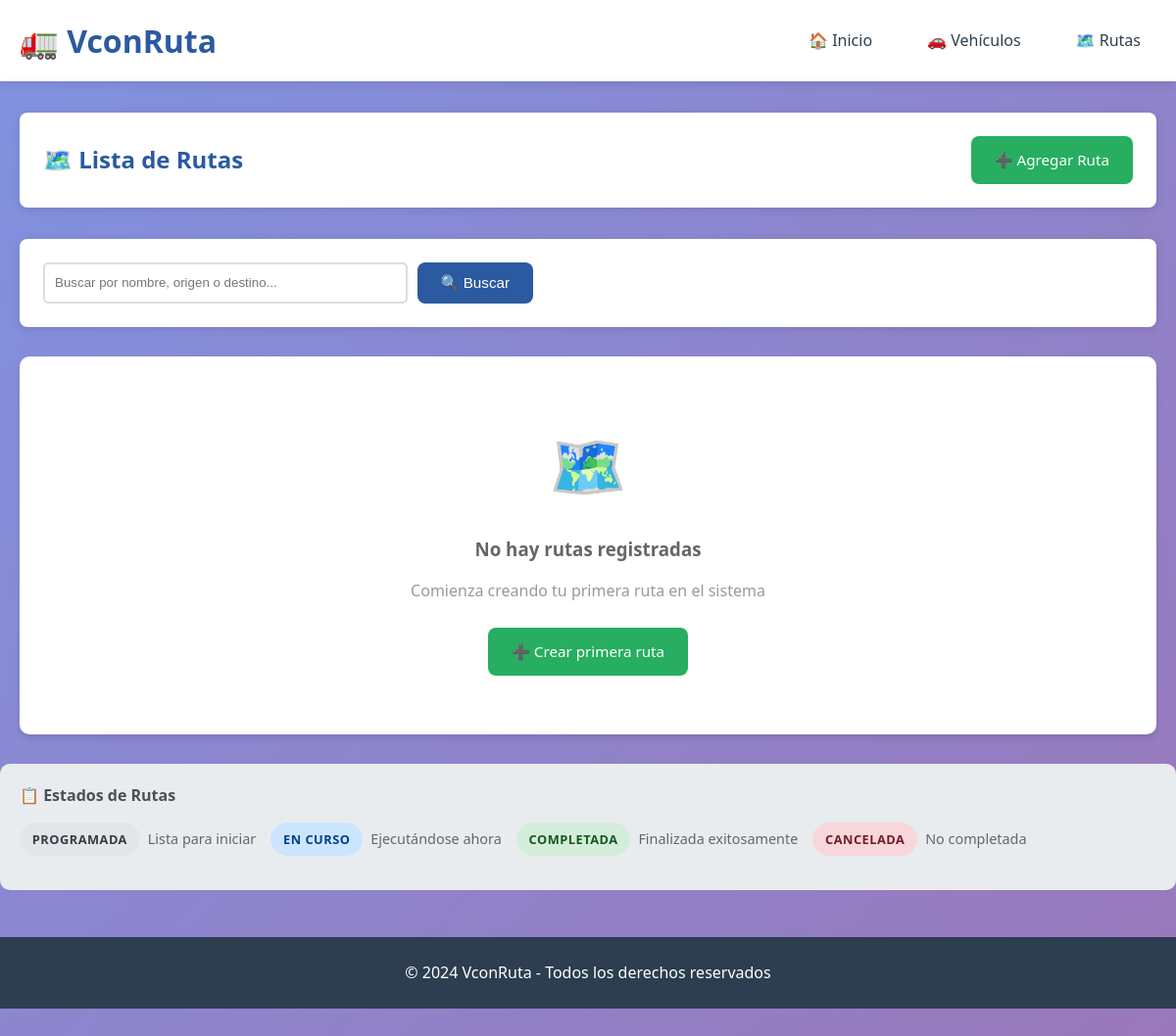
The page /rutas on the database as committed earlier.
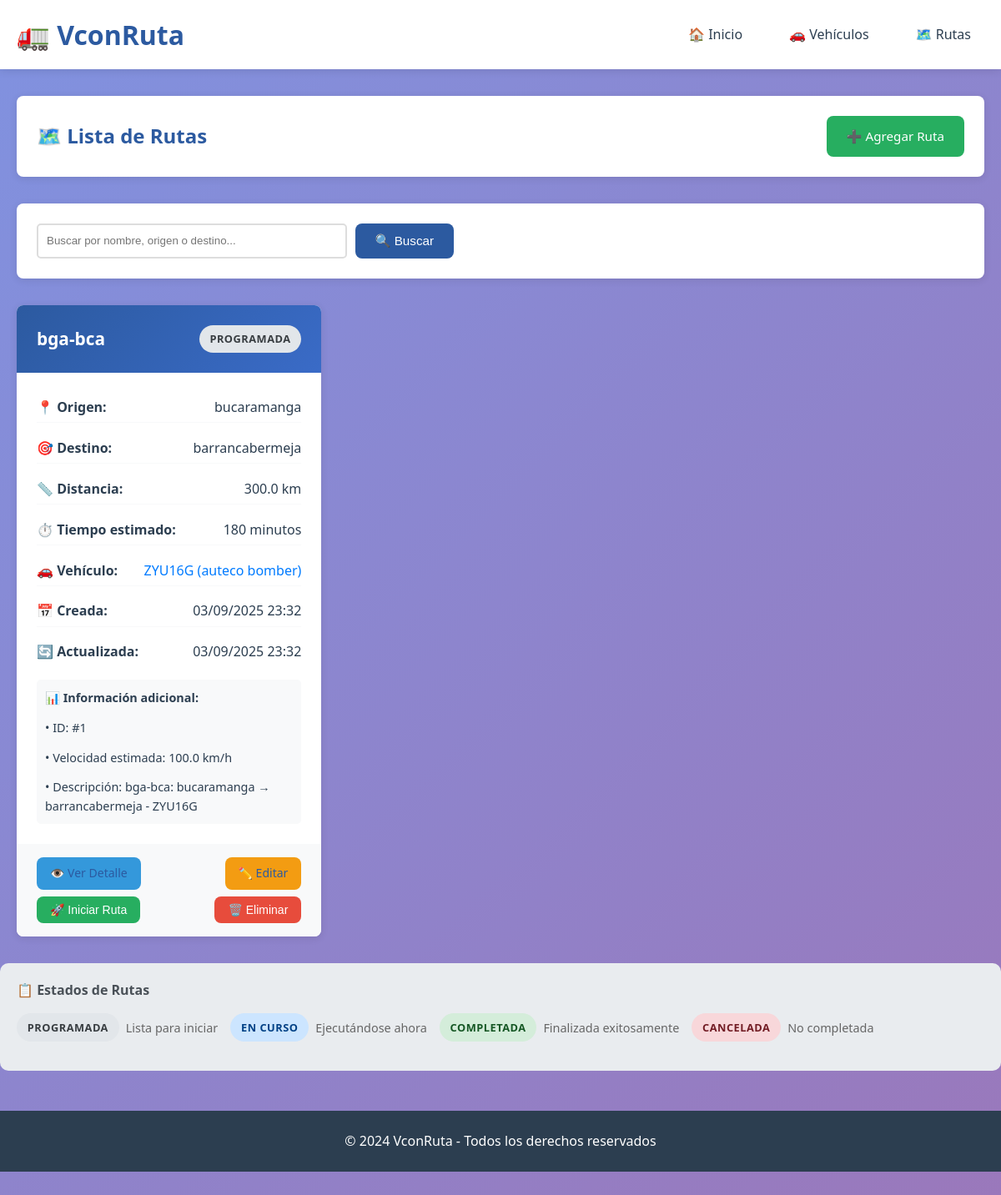
The same page on the database as committed later.
### models.py (models this page shows, shortened)
class Ruta(db.Model):
    __tablename__ = 'rutas'
    id = db.Column(db.Integer, primary_key=True)
    nombre = db.Column(db.String(100), nullable=False)
    origen = db.Column(db.String(100), nullable=False, index=True)
    destino = db.Column(db.String(100), nullable=False, index=True)
    distancia = db.Column(db.Float, nullable=False)
    tiempo_estimado = db.Column(db.Integer, nullable=False)  # en minutos
    vehiculo_id = db.Column(db.Integer, db.ForeignKey('vehiculos.id'), nullable=True, index=True)
    estado = db.Column(db.String(20), default='Programada', index=True)
    fecha_creacion = db.Column(db.DateTime, default=datetime.utcnow)
    fecha_actualizacion = db.Column(db.DateTime, default=datetime.utcnow, onupdate=datetime.utcnow)
    fecha_inicio = db.Column(db.DateTime, nullable=True)
    fecha_fin = db.Column(db.DateTime, nullable=True)
    @property
    def descripcion_completa(self):
        vehiculo_info = f" - {self.vehiculo_asignado.placa}" if self.vehiculo_asignado else ""
        return f"{self.nombre}: {self.origen} → {self.destino}{vehiculo_info}"

class Vehiculo(db.Model):
    __tablename__ = 'vehiculos'
    id = db.Column(db.Integer, primary_key=True)
    placa = db.Column(db.String(20), nullable=False, unique=True, index=True)
    marca = db.Column(db.String(50), nullable=False, index=True)
    modelo = db.Column(db.String(50), nullable=False)
    anio = db.Column(db.Integer, nullable=False)
    capacidad = db.Column(db.Integer, nullable=False)
    estado = db.Column(db.String(20), default='Disponible', index=True)
    fecha_registro = db.Column(db.DateTime, default=datetime.utcnow)
    fecha_actualizacion = db.Column(db.DateTime, default=datetime.utcnow, onupdate=datetime.utcnow)
    rutas = db.relationship('Ruta', backref='vehiculo_asignado', lazy=True, cascade='all, delete-orphan')

### app.py (the view)
@app.route('/rutas')
def listar_rutas():
    try:
        page = request.args.get('page', 1, type=int)
        search = request.args.get('search', '')
        query = Ruta.query
        if search:
            query = query.filter(
                (Ruta.nombre.contains(search)) |
                (Ruta.origen.contains(search)) |
                (Ruta.destino.contains(search))
            )
        rutas = query.paginate(
            page=page, per_page=10, error_out=False
        )
        return render_template('rutas.html',
                             rutas=rutas, search=search)
    except Exception as e:
        logger.error(f"Error listando rutas: {e}")
        flash('Error cargando rutas', 'error')
        return redirect(url_for('index'))

### templates/rutas.html (shortened to what the changed rows need)
{% extends 'base.html' %}
{% block content %}
<div class="lista-container">
    <div class="lista-header">
        <h2>🗺️ Lista de Rutas</h2>
    </div>
    {% if rutas.items %}
        <div class="cards-grid">
            {% for ruta in rutas.items %}
                <div class="card">
                    <div class="card-header">
                        <h3>{{ ruta.nombre }}</h3>
                        <span class="status-badge status-{{ ruta.estado.lower().replace(' ', '-') }}">
                            {{ ruta.estado }}
                        </span>
                    </div>
                    <div class="card-body">
                        <div class="route-info">
                            <p><strong>📍 Origen:</strong> {{ ruta.origen }}</p>
                            <p><strong>🎯 Destino:</strong> {{ ruta.destino }}</p>
                            <p><strong>📏 Distancia:</strong> {{ ruta.distancia }} km</p>
                            <p><strong>⏱️ Tiempo estimado:</strong> {{ ruta.tiempo_estimado }} minutos</p>
                            {% if ruta.vehiculo_asignado %}
                                <p><strong>🚗 Vehículo:</strong>
                                   <a href="{{ url_for('detalle_vehiculo', id=ruta.vehiculo_asignado.id) }}"
                                      style="color: #007bff; text-decoration: none;">
                                      {{ ruta.vehiculo_asignado.placa }} ({{ ruta.vehiculo_asignado.marca }} {{ ruta.vehiculo_asignado.modelo }})
                                   </a>
                                </p>
                            {% else %}
                                <p><strong>🚗 Vehículo:</strong> <span style="color: #999;">Sin asignar</span></p>
                            {% endif %}
                            <p><strong>📅 Creada:</strong> {{ ruta.fecha_creacion.strftime('%d/%m/%Y %H:%M') }}</p>
                            {% if ruta.fecha_actualizacion != ruta.fecha_creacion %}
                                <p><strong>🔄 Actualizada:</strong> {{ ruta.fecha_actualizacion.strftime('%d/%m/%Y %H:%M') }}</p>
                            {% endif %}
                        </div>
                        <div style="margin-top: 15px; padding: 10px; background: #f8f9fa; border-radius: 5px; font-size: 0.9rem;">
                            <p><strong>📊 Información adicional:</strong></p>
                            <p>• ID: #{{ ruta.id }}</p>
                            {% if ruta.tiempo_estimado > 0 %}
                                <p>• Velocidad estimada: {{ "%.1f"|format(ruta.distancia / (ruta.tiempo_estimado / 60)) }} km/h</p>
                            {% endif %}
                            <p>• Descripción: {{ ruta.descripcion_completa }}</p>
                        </div>
                    </div>
                    <div class="card-actions">
                        <a href="{{ url_for('detalle_ruta', id=ruta.id) }}"
                           class="btn btn-info btn-sm">👁️ Ver Detalle</a>
                        <a href="{{ url_for('editar_ruta', id=ruta.id) }}"
                           class="btn btn-warning btn-sm">✏️ Editar</a>
                        {% if ruta.estado == 'Programada' %}
                            <button data-ruta-id="{{ ruta.id }}" class="btn btn-success btn-sm btn-iniciar-ruta">
                                🚀 Iniciar Ruta
                            </button>
                        {% endif %}
                        <form method="POST"
                              action="{{ url_for('eliminar_ruta', id=ruta.id) }}"
                              style="display: inline;"
                              onsubmit="return confirm('¿Está seguro de eliminar la ruta {{ ruta.nombre }}?\\n\\nEsta acción no se puede deshacer.');">
                            <button type="submit" class="btn btn-danger btn-sm">🗑️ Eliminar</button>
                        </form>
                    </div>
                </div>
            {% endfor %}
        </div>
    {% else %}
        <div class="empty-state" style="text-align: center; padding: 60px 20px; background: white; border-radius: 10px; box-shadow: 0 4px 6px rgba(0,0,0,0.1);">
            {% if search %}
                <div style="font-size: 4rem; margin-bottom: 20px;">🔍</div>
                <h3 style="color: #666; margin-bottom: 15px;">No se encontraron rutas</h3>
                <p style="color: #999; margin-bottom: 25px;">
                    No hay rutas que coincidan con "<strong>{{ search }}</strong>"
                </p>
                <a href="{{ url_for('listar_rutas') }}" class="btn btn-info">Ver todas las rutas</a>
            {% else %}
                <div style="font-size: 4rem; margin-bottom: 20px;">🗺️</div>
                <h3 style="color: #666; margin-bottom: 15px;">No hay rutas registradas</h3>
                <p style="color: #999; margin-bottom: 25px;">
                    Comienza creando tu primera ruta en el sistema
                </p>
                <a href="{{ url_for('nueva_ruta') }}" class="btn btn-success">
                    ➕ Crear primera ruta
                </a>
            {% endif %}
        </div>
    {% endif %}
</div>
{% endblock %}

Rows that differ between the two databases and show on the page:
added Ruta: nombre "bga-bca", estado "PROGRAMADA", origen "bucaramanga", destino "barrancabermeja", distancia "300.0", tiempo_estimado "180", vehiculo_asignado.placa "ZYU16G", vehiculo_asignado.marca "auteco", vehiculo_asignado.modelo "bomber", fecha_creacion "03/09/2025 23:32", fecha_actualizacion "03/09/2025 23:32", id "1", ruta.distancia/(ruta.tiempo_estimado/60) "100.0", descripcion_completa "bga-bca: bucaramanga → barrancabermeja - ZYU16G"
Other text that changed with them:
text no longer shown: "🗺️ No hay rutas registradas Comienza creando tu primera ruta en el sistema ➕ Crear primera ruta"
